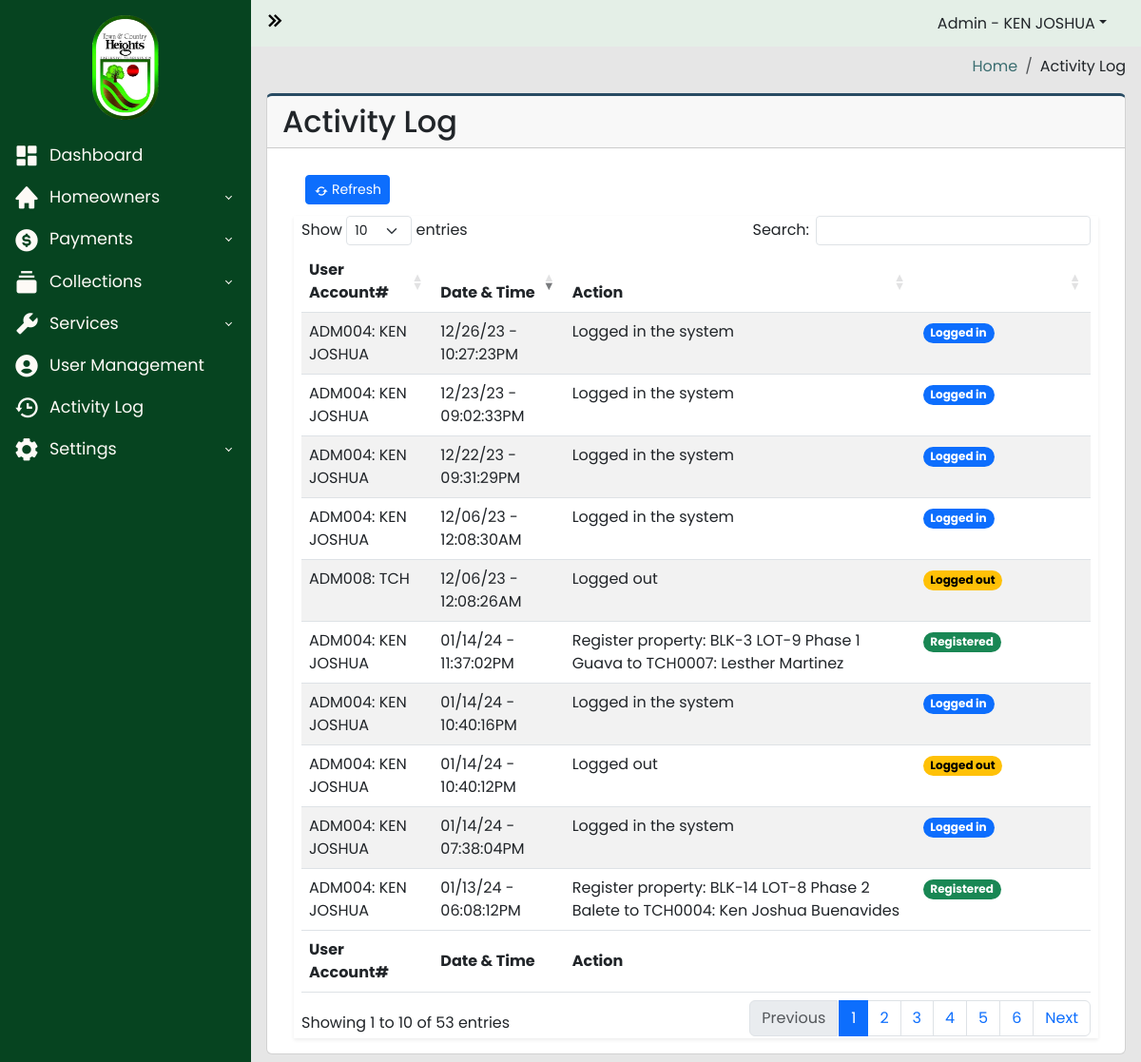
/admin-panel/activity-log.php (signed in), run on an earlier commit of the app's database.
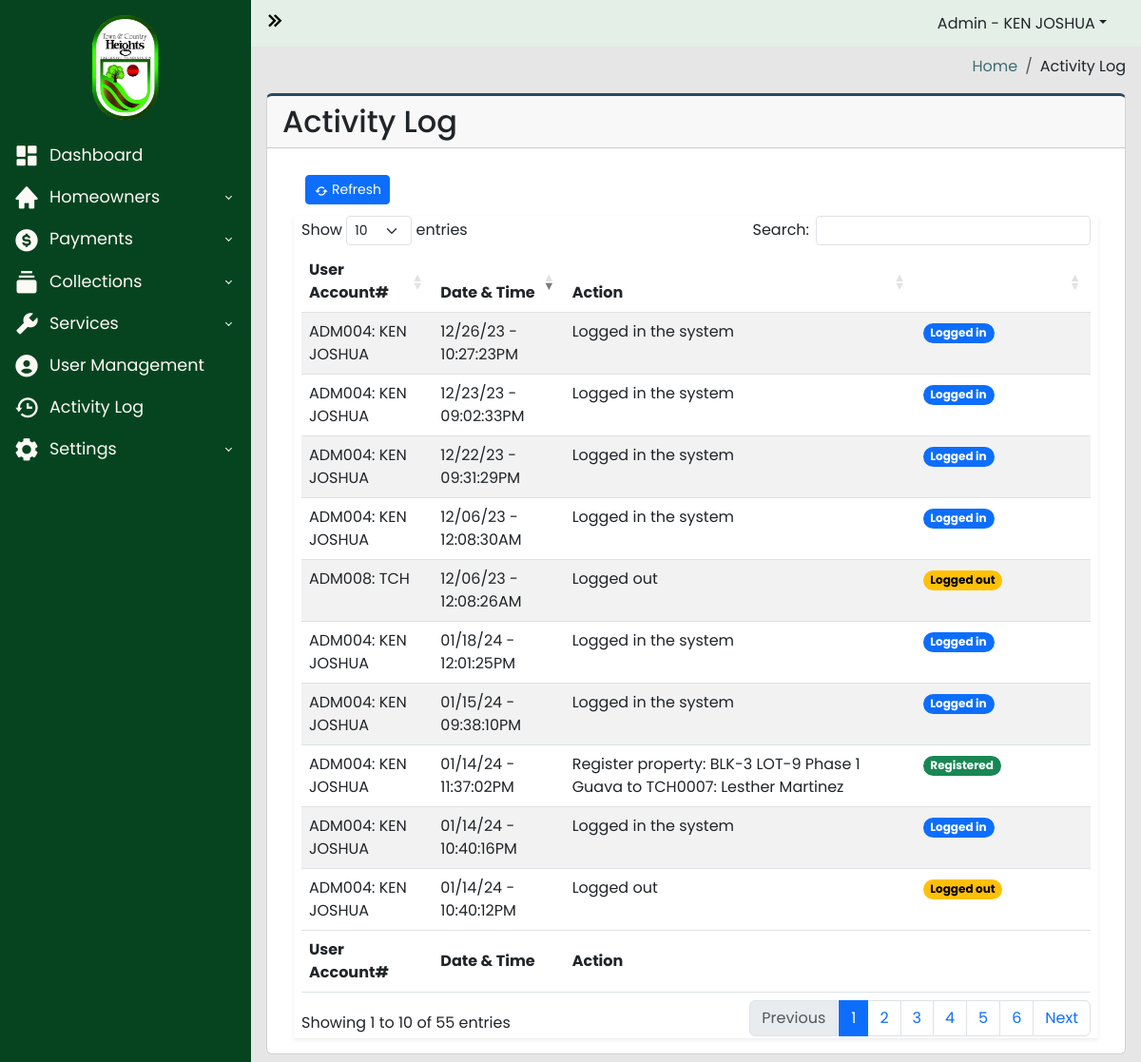
And on a later commit of the database.
### tables this page shows
CREATE TABLE `activity_log` (
  `id` int(200) NOT NULL,
  `account_number` varchar(200) NOT NULL,
  `firstname` varchar(100) NOT NULL,
  `action` varchar(250) NOT NULL,
  `date` datetime NOT NULL
);

### admin-panel/activity-log.php (the view, shortened to what this page needs)
<?php
require_once("../includes/header.php");
?>
<?php
$server = new Server;
$server->adminAuthentication();
?>
<body>
  <div class="wrapper">
    <?php
    require_once("../includes/sidebar.php");
    ?>
    <div class="main">
      <?php
      require_once("../includes/navbar.php");
      ?>
      <main class="content px-3 py-2">
        <section class="content-header d-flex justify-content-end align-items-center mb-3">
          <ol class="breadcrumb mb-0">
            <li class="breadcrumb-item"><a href="#">Home</a></li>
            <li class="breadcrumb-item">Activity Log</li>
          </ol>
        </section>
        <div class="card card-border">
          <div class="card-header">
            <h2>Activity Log</h2>
          </div>
          <div class="card-body">
            <div class="container-fluid">
              <section class="main-content">
                <div class="row">
                  <div class="col-xs-12">
                    <div class="box">
                      <div class="header-box container-fluid d-flex align-items-center">
                        <a href="#" data-bs-toggle="modal" class="btn btn-primary btn-sm btn-flat" id="refresh"><i class='bx bx-refresh bx-xs bx-tada-hover'></i>Refresh</a>
                      </div>
                      <div class="body-box shadow-sm">
                        <div class="table-responsive mx-2">
                          <table id="activityLogTable" class="table table-striped" style="width:100%">
                            <thead>
                              <tr>
                                <th width="15%">User Account#</th>
                                <th width="15%">Date & Time</th>
                                <th width="40%">Action</th>
                                <th width="20%"></th>
                              </tr>
                            </thead>
                            <tbody>
                              <?php
                              $query = "SELECT * FROM activity_log ";
                              $connection = $server->openConn();
                              $stmt = $connection->prepare($query);
                              $stmt->execute();
                              while ($result = $stmt->fetch()) {
                                $account_number = $result['account_number'];
                                $firstname = $result['firstname'];
                                $action = $result['action'];
                                $date = $result['date'];
                              ?>
                                <tr>
                                  <td><?php echo $account_number . ": " . $firstname; ?></td>
                                  <td><?php echo date("m/d/y - h:i:sA", strtotime($date)); ?></td>
                                  <td><?php echo $action; ?></td>
                                  <td>
                                    <?php
                                    if (str_contains($action, "Logged in")) {
                                    ?>
                                      <span class="badge rounded-pill text-bg-primary">Logged in</span>
                                    <?php
                                    } elseif (str_contains($action, "Logged out")) {
                                    ?>
                                      <span class="badge rounded-pill text-bg-warning">Logged out</span>
                                    <?php
                                    } elseif (str_contains($action, "Delete")) {
                                    ?>
                                      <span class="badge rounded-pill text-bg-danger">Deleted</span>
                                    <?php
                                    } elseif (str_contains($action, "Register")) {
                                    ?>
                                      <span class="badge rounded-pill text-bg-success">Registered</span>
                                    <?php
                                    } elseif (str_contains($action, "Update")) {
                                    ?>
                                      <span class="badge rounded-pill text-bg-info">Updated</span>
                                    <?php
                                    } elseif (str_contains($action, "Transfer")) {
                                    ?>
                                      <span class="badge rounded-pill text-bg-info">Transfer</span>
                                    <?php
                                    }
                                    ?>
                                  </td>
                                </tr>
                              <?php
                              }
                              ?>
                            </tbody>
                            <tfoot>
                              <tr>
                                <th width="15%">User Account#</th>
                                <th width="15%">Date & Time</th>
                                <th width="40%">Action</th>
                                <th width="20%"></th>
                              </tr>
                            </tfoot>
                          </table>
                        </div>
                      </div>
                    </div>
                  </div>
                </div>
              </section>
            </div>
          </div>
        </div>
      </main>
    </div>
  </div>
  <?php
  include("../includes/footer.php");
  ?>

### includes/header.php (shortened to what this page needs)
<!DOCTYPE html>
<html lang="en">
<head>
  <link href="https://cdn.jsdelivr.net/npm/bootstrap@5.3.2/dist/css/bootstrap.min.css" rel="stylesheet">
  <link rel="stylesheet" href="https://cdnjs.cloudflare.com/ajax/libs/twitter-bootstrap/5.3.0/css/bootstrap.min.css">
  <link rel="stylesheet" href="https://cdn.datatables.net/1.13.7/css/dataTables.bootstrap5.min.css">
  <link rel="stylesheet" type="text/css" href="https://cdn.jsdelivr.net/npm/daterangepicker/daterangepicker.css" />
  <link href="https://unpkg.com/boxicons@2.1.4/css/boxicons.min.css" rel="stylesheet" />
  <link rel="stylesheet" href="../styles/general.css">
  <link rel="stylesheet" href="../styles/admin-dashboard.css">
  <link rel="stylesheet" href="../styles/login.css">
  <link rel="stylesheet" href="../styles/signup.css">
</head>

### includes/sidebar.php (shortened to what this page needs)
<aside id="sidebar" class="">
  <div class="">
    <div class="sidebar-logo">
      <a href="#"><img class="logo-img" src="../img/logo.png" alt=""></a>
    </div>
    <ul class="sidebar-nav">
      <li class="sidebar-item">
        <div class="d-grid">
          <button class="btn dashboard-btn btn-sidebar btn-dashboard">
            <a href="../admin-panel/dashboard.php" class="sidebar-link "><i class="bx bxs-dashboard bx-tada-hover"></i>Dashboard</a>
          </button>
        </div>
      </li>
      <li class="sidebar-item">
        <div class="d-grid">
          <button class="btn btn-sidebar btn-dashboard-dropdown btn-homeowners">
            <a href="#" class="sidebar-link collapsed" type="button" data-bs-toggle="collapse" data-bs-target="#sidebar-dropdown-homeowners"><i class="bx bxs-home bx-tada-hover"></i>Homeowners</i></a>
          </button>
        </div>
      </li>
      <li class="sidebar-item">
        <div class="d-grid">
          <button class="btn btn-sidebar btn-dashboard-dropdown">
            <a href="#" class="sidebar-link collapsed sidebar-dropdown-btn" type="button" data-bs-toggle="collapse" data-bs-target="#sidebar-dropdown-payments"><i class="bx bxs-dollar-circle bx-tada-hover"></i>Payments</a>
          </button>
        </div>
      </li>
      <li class="sidebar-item">
        <div class="d-grid">
          <button class="btn btn-sidebar btn-dashboard-dropdown">
            <a href="#" class="sidebar-link collapsed sidebar-dropdown-btn" data-bs-toggle="collapse" data-bs-target="#sidebar-dropdown-collections"><i class="bx bxs-collection bx-tada-hover"></i>Collections</a>
          </button>
        </div>
      </li>
      <li class="sidebar-item">
        <div class="d-grid">
          <button class="btn btn-sidebar btn-dashboard-dropdown">
            <a href="#" class="sidebar-link collapsed sidebar-dropdown-btn" data-bs-toggle="collapse" data-bs-target="#sidebar-dropdown-services"><i class="bx bxs-wrench bx-tada-hover"></i>Services</a>
          </button>
        </div>
      </li>
      <li class="sidebar-item">
        <div class="d-grid">
          <button class="btn user-btn btn-sidebar btn-dashboard">
            <a href="../admin-panel/user.php" class="sidebar-link "><i class="bx bxs-user-circle bx-tada-hover"></i>User Management</a>
          </button>
        </div>
      </li>
      <li class="sidebar-item">
        <div class="d-grid">
          <button class="btn btn-sidebar btn-dashboard-dropdown">
            <a href="../admin-panel/activity-log.php" class="sidebar-link collapsed sidebar-dropdown-btn"><i class="bx bx-history bx-tada-hover"></i>Activity Log</a>
          </button>
        </div>
      </li>
      <li class="sidebar-item">
        <div class="d-grid">
          <button class="btn btn-sidebar btn-dashboard-dropdown">
            <a href="#" class="sidebar-link collapsed sidebar-dropdown-btn" data-bs-toggle="collapse" data-bs-target="#sidebar-dropdown-settings"><i class="bx bxs-cog bx-tada-hover"></i>Settings</a>
          </button>
        </div>
      </li>
    </ul>
  </div>
</aside>

### includes/navbar.php (shortened to what this page needs)
<nav class="navbar">
  <div class="container-fluid">
    <button id="sidebar-toggler-btn" type="button">
      <i id="chevron-right" class="bx bx-chevrons-right fs-3"></i>
    </button>
      <div class="nav-item dropdown me-4">
        <button  class="nav-link dropdown-toggle" role="button" data-bs-toggle="dropdown">Admin - <?php echo $_SESSION['firstname']; ?></button>
      </div>
  </div>
</nav>

### includes/footer.php (shortened to what this page needs)
</body>
</html>

### styles/general.css (style rules this page uses)
* { padding: 0; margin: 0; box-sizing: border-box; font-family: Poppins, sans-serif; }

### styles/admin-dashboard.css (style rules this page uses)
* { padding: 0; margin: 0; box-sizing: border-box; font-family: Poppins, sans-serif; }
body { background-image: url("../img/town_and_country_heights.jpg"); background-size: cover; background-repeat: no-repeat; background-attachment: fixed; }
.content { margin-top: 50px; }
.wrapper { display: flex; align-items: stretch; width: 100%; overflow: hidden; min-height: 100vh; }
.main { background-color: #e6e6e6; margin-left: 264px; transition: 0.6s ease; }
#sidebar { position: fixed; top: 0; bottom: 0; max-width: 264px; min-width: 264px; background-color: #064420; transition: 0.6s ease; }
.main { display: flex; flex-direction: column; width: 100%; overflow: hidden; }
.navbar { left: 264px; right: 0; z-index: 100; position: fixed; background-color: #E4EFE7; transition: 0.6s ease; }
.sidebar-logo { margin: 1rem 2rem; display: flex; justify-content: center; }
.sidebar-logo a { text-decoration: none; color: #FAF1E6; font-size: 2rem; }
.logo-img { height: 110px; }
#sidebar-toggler-btn { border: none; background-color: transparent; }
.sidebar-nav { flex-grow: 1; list-style: none; padding-left: 0; }
.sidebar-link { text-decoration: none; font-size: 1.1rem; display: block; padding: 6px 12px; }
.bxs-dashboard, .bxs-home, .bxs-dollar-circle, .bxs-collection, .bxs-wrench, .bxs-user-circle, .bx-history, .bxs-cog { margin-right: 10px; vertical-align: middle; font-size: 1.75rem; }
.sidebar-link, .bxs-dashboard { color: #FDFAF6; }
.sidebar-link[data-bs-toggle="collapse"]::after { border: solid; border-width: 0 .075rem .075rem 0; content: ""; display: inline-block; padding: 2px; position: absolute; right: 1.2rem; top: 1rem; transform: rotate(-135deg); transition: all .2s ease-out; }
.sidebar-link[data-bs-toggle="collapse"].collapsed::after { transform: rotate(45deg); transition: all .2s ease-out; }
.btn-dashboard, .btn-dashboard-dropdown { padding: 0px; text-align: left; position: relative; border: 2px solid transparent !important; }
h2 { margin: 0; }
.breadcrumb-item a { text-decoration: none; color: #3C6E71; }
.header-box { height: 55px; background-color: white; }
.bx-plus, .bx-refresh { vertical-align: middle; margin-right: 3px; }
.body-box { background-color: white; }
.card-border { border-top: 3px solid #284B63 ; }

### styles/login.css (style rules this page uses)
* { font-family: 'Poppins', sans-serif; }

### styles/signup.css (style rules this page uses)
* { font-family: 'Poppins', sans-serif; }

What changed in the data, as far as the page shows it:
no longer on this page (row unchanged): activity_log: account_number "ADM004", firstname "KEN JOSHUA", date "01/13/24 - 06:08:12PM", action "Register property: BLK-14 LOT-8 Phase 2 Balete to TCH0004: Ken Joshua Buenavides", shows "Registered"
no longer on this page (row unchanged): activity_log: account_number "ADM004", firstname "KEN JOSHUA", date "01/14/24 - 07:38:04PM", action "Logged in the system"
added activity_log: account_number "ADM004", firstname "KEN JOSHUA", date "01/15/24 - 09:38:10PM", action "Logged in the system"
added activity_log: account_number "ADM004", firstname "KEN JOSHUA", date "01/18/24 - 12:01:25PM", action "Logged in the system"
Also different on the page:
text written by a page script: "Show entries Search: Showing 1 to 10 of 53 entries Previous 1 2 3 4 5 6 Next" → "Show entries Search: Showing 1 to 10 of 55 entries Previous 1 2 3 4 5 6 Next"
